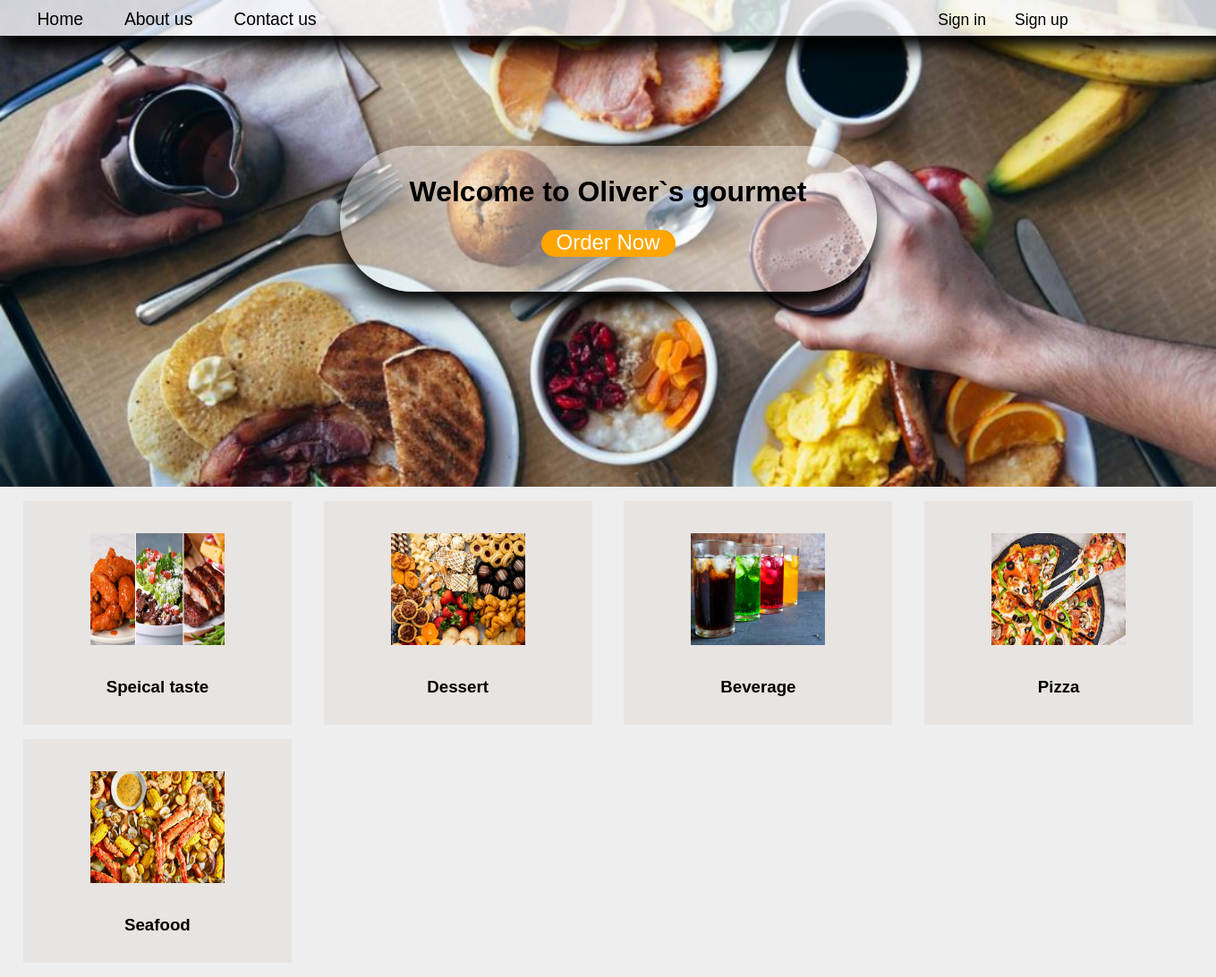
The page /users.php on the database its author committed.
### tables this page shows
CREATE TABLE `category` (
  `id` int(100) NOT NULL,
  `name` text NOT NULL,
  `image` text NOT NULL
);

### users.php (the view, shortened to what this page needs)
<?php
   include("admin/functions/connection.php");
?>
<html>
    <head>
    	<link href="pages style/front.css"  rel="stylesheet" />
	</head>
	<body>
		<div id="backgroundimage">
        <?php include("header.php"); ?>
        <div style="height: 30%; min-height: 30%;"></div>
		   <div id="welcometitle">
		   	  <div id="content">
                <div style="height: 20%; min-height: 20%; "></div>
		          <h1 id="title">Welcome to Oliver`s gourmet</h1>
                <div style="height: 15%; min-height: 15%; "></div>
		          <div id="order">
		          	<a href="#menu" id="order">Order Now</a>
		          </div>
		      </div>
		   </div>
		</div>
      <table class="table" width="100%" align="center" >
        <?php
         $query="select * from category order by id asc";
         $result= mysqli_query($con,$query);
         $i=1;
         while($row = mysqli_fetch_array($result))
         {
            if($i==1)
            {
                ++$i;
         ?>
               <tr>
                  <td align="center">
                    <a href="menu.php?detail=<?php echo $row['id'] ?>" id="usersmenu">
                    <div id="m">
                       <?php
                         echo "<div><br><br><img src='{$row['image']}' width='50%'' height='50%'/></div><br><br>";
                        ?>
                        <?php
                         echo "<h3 align='center' id=usersmenu>".$row['name']."</h3><br>";
                       ?>
                    </div>
                    </a>
                  </td>
         <?php
            }
            else if($i>1 && $i<4)
            {
               ++$i;
         ?>
                  <td align="center">
                    <a href="menu.php?detail=<?php echo $row['id'] ?>" id="usersmenu">
                    <div id="m">
                       <?php
                         echo "<div><br><br><img src='{$row['image']}' width='50%'' height='50%'/></div><br><br>";
                        ?>
                        <?php
                         echo "<h3 align='center' id=usersmenu>".$row['name']."</h3><br>";
                       ?>
                    </div>
                    </a>
                  </td>
         <?php
            }
            else if($i==4)
            {
               $i=1;
         ?>
                   <td align="center">
                    <a href="menu.php?detail=<?php echo $row['id'] ?>" id="usersmenu">
                    <div id="m">
                       <?php
                         echo "<div><br><br><img src='{$row['image']}' width='50%'' height='50%'/></div><br><br>";
                        ?>
                        <?php
                         echo "<h3 align='center' id=usersmenu>".$row['name']."</h3><br>";
                       ?>
                    </div>
                    </a>
                   </td>
               </tr>
         <?php
            }
         }
         ?>
      </table>
	</body>
</html>

### pages style/front.css (style rules this page uses)
* { padding: 0; margin:0; box-sizing: border-box; }
body { background:#eee; font-family:sans-serif; width:100%; min-width:1349px; height:100%; min-height: 640px; }
div#backgroundimage { width: 100%; height: 68%; min-width: 1349px; min-height: 500px; background-image: url("../images/1.JPG"); background-size: cover; }
div#welcometitle { width: 100%; height: 100%; min-width: 1349px; min-height: 500px; }
div#content { width: 40%; height: 30%; min-width: 600px; min-height: 150px; text-align: center; background: rgba(255,255,255,.4); box-shadow: 0 15px 20px rgba(0,0,0,2); border-radius: 200px; margin:0 auto; }
h1#title { color: Black; font-size: 200%; text-align: center; }
div#order { width: 150px; height: 30px; min-width: 150px; min-height: 30px; border-radius: 50px; background-color: orange; margin: 0 auto; }
a#order { position: relative; text-align: center; color: white; font-size: 150%; text-decoration: none; }
.table { border-collapse: separate; border-spacing: 1rem; }
div#m { background-color: #E7E4E1; width: 300px; height: 250px; min-width: 300px; min-height: 250px; }
a#usersmenu { text-decoration: none; }
h3#usersmenu { color: black; }

### rows shown on the page
category: image (picture), name "Speical taste"
category: image (picture), name "Dessert"
category: image (picture), name "Beverage"
category: image (picture), name "Pizza"
category: image (picture), name "Seafood"
